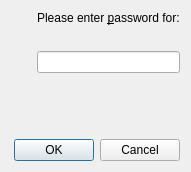
<?xml version="1.0" encoding="UTF-8"?>
<ui version="4.0">
 <author>GOU Lingfeng</author>
 <class>gapr::secret_dialog</class>
 <widget class="QDialog" name="gapr::secret_dialog">
  <property name="geometry">
   <rect>
    <x>0</x>
    <y>0</y>
    <width>359</width>
    <height>179</height>
   </rect>
  </property>
  <layout class="QVBoxLayout" name="verticalLayout_3">
   <property name="sizeConstraint">
    <enum>QLayout::SetFixedSize</enum>
   </property>
   <item>
    <layout class="QHBoxLayout" name="horizontalLayout">
     <item>
      <layout class="QVBoxLayout" name="verticalLayout">
       <item>
        <widget class="QLabel" name="icon">
         <property name="sizePolicy">
          <sizepolicy hsizetype="Fixed" vsizetype="Fixed">
           <horstretch>0</horstretch>
           <verstretch>0</verstretch>
          </sizepolicy>
         </property>
         <property name="text">
          <string/>
         </property>
        </widget>
       </item>
       <item>
        <spacer name="verticalSpacer_2">
         <property name="orientation">
          <enum>Qt::Vertical</enum>
         </property>
         <property name="sizeHint" stdset="0">
          <size>
           <width>20</width>
           <height>40</height>
          </size>
         </property>
        </spacer>
       </item>
      </layout>
     </item>
     <item>
      <layout class="QVBoxLayout" name="verticalLayout_2">
       <item>
        <widget class="QLabel" name="label">
         <property name="text">
          <string>Please enter &amp;password for:</string>
         </property>
         <property name="buddy">
          <cstring>passwd</cstring>
         </property>
        </widget>
       </item>
       <item>
        <widget class="QLabel" name="url"/>
       </item>
       <item>
        <widget class="QLineEdit" name="passwd">
         <property name="echoMode">
          <enum>QLineEdit::Password</enum>
         </property>
         <property name="clearButtonEnabled">
          <bool>true</bool>
         </property>
        </widget>
       </item>
       <item>
        <widget class="QLabel" name="err_msg">
         <property name="palette">
          <palette>
           <active>
            <colorrole role="WindowText">
             <brush brushstyle="SolidPattern">
              <color alpha="255">
               <red>239</red>
               <green>41</green>
               <blue>41</blue>
              </color>
             </brush>
            </colorrole>
           </active>
           <inactive>
            <colorrole role="WindowText">
             <brush brushstyle="SolidPattern">
              <color alpha="255">
               <red>239</red>
               <green>41</green>
               <blue>41</blue>
              </color>
             </brush>
            </colorrole>
           </inactive>
           <disabled>
            <colorrole role="WindowText">
             <brush brushstyle="SolidPattern">
              <color alpha="255">
               <red>141</red>
               <green>144</green>
               <blue>145</blue>
              </color>
             </brush>
            </colorrole>
           </disabled>
          </palette>
         </property>
        </widget>
       </item>
       <item>
        <spacer name="verticalSpacer">
         <property name="orientation">
          <enum>Qt::Vertical</enum>
         </property>
         <property name="sizeHint" stdset="0">
          <size>
           <width>20</width>
           <height>40</height>
          </size>
         </property>
        </spacer>
       </item>
      </layout>
     </item>
    </layout>
   </item>
   <item>
    <widget class="QDialogButtonBox" name="buttonBox">
     <property name="standardButtons">
      <set>QDialogButtonBox::Cancel|QDialogButtonBox::Ok</set>
     </property>
    </widget>
   </item>
  </layout>
 </widget>
 <resources/>
 <connections/>
</ui>
